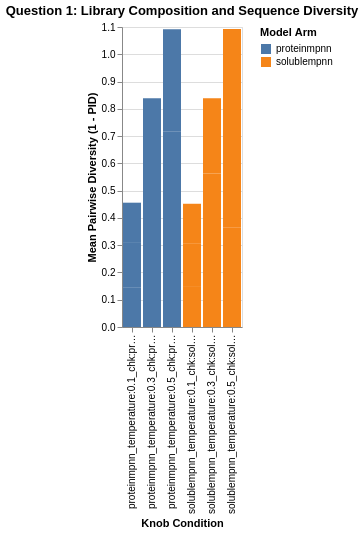

Here is the Vega-Lite specification saved for this chart:
### Vega-Lite specification from a JSON file in a GitHub repository (floating-point values rounded to 4 significant figures)
{"$schema": "https://vega.github.io/schema/vega-lite/v5.json", "data": {"values": [{"arm": "proteinmpnn", "composition_entropy": 3.989, "condition": "proteinmpnn_temperature:0.1_chk:proteinmpnn_v_48_020", "diversity": 0.1459, "duplicate_rate": 0.0, "flags": {}, "manifest_row_hash": "ubq_unit_001_proteinmpnn_t0.1_s1001", "nll": 1.278, "perplexity": 3.588, "positional_entropy": 0.3996, "recovery": 0.9243, "recovery_margin": 0.7615, "recovery_shuffled": 0.1628, "seed": 1001}, {"arm": "proteinmpnn", "composition_entropy": 3.975, "condition": "proteinmpnn_temperature:0.1_chk:proteinmpnn_v_48_020", "diversity": 0.1624, "duplicate_rate": 0.0, "flags": {}, "manifest_row_hash": "ubq_unit_002_proteinmpnn_t0.1_s1002", "nll": 1.258, "perplexity": 3.517, "positional_entropy": 0.4451, "recovery": 0.9153, "recovery_margin": 0.7525, "recovery_shuffled": 0.1628, "seed": 1002}, {"arm": "proteinmpnn", "composition_entropy": 4.001, "condition": "proteinmpnn_temperature:0.1_chk:proteinmpnn_v_48_020", "diversity": 0.1475, "duplicate_rate": 0.0, "flags": {}, "manifest_row_hash": "ubq_unit_003_proteinmpnn_t0.1_s1003", "nll": 1.331, "perplexity": 3.783, "positional_entropy": 0.4056, "recovery": 0.9235, "recovery_margin": 0.7681, "recovery_shuffled": 0.1554, "seed": 1003}, {"arm": "proteinmpnn", "composition_entropy": 4.031, "condition": "proteinmpnn_temperature:0.3_chk:proteinmpnn_v_48_020", "diversity": 0.2789, "duplicate_rate": 0.0, "flags": {}, "manifest_row_hash": "ubq_unit_004_proteinmpnn_t0.3_s1001", "nll": 1.424, "perplexity": 4.155, "positional_entropy": 0.7721, "recovery": 0.8495, "recovery_margin": 0.6949, "recovery_shuffled": 0.1546, "seed": 1001}, {"arm": "proteinmpnn", "composition_entropy": 4.079, "condition": "proteinmpnn_temperature:0.3_chk:proteinmpnn_v_48_020", "diversity": 0.2781, "duplicate_rate": 0.0, "flags": {}, "manifest_row_hash": "ubq_unit_005_proteinmpnn_t0.3_s1002", "nll": 1.391, "perplexity": 4.021, "positional_entropy": 0.7792, "recovery": 0.8487, "recovery_margin": 0.6974, "recovery_shuffled": 0.1513, "seed": 1002}, {"arm": "proteinmpnn", "composition_entropy": 4.081, "condition": "proteinmpnn_temperature:0.3_chk:proteinmpnn_v_48_020", "diversity": 0.2821, "duplicate_rate": 0.0, "flags": {}, "manifest_row_hash": "ubq_unit_006_proteinmpnn_t0.3_s1003", "nll": 1.386, "perplexity": 4.0, "positional_entropy": 0.7918, "recovery": 0.8479, "recovery_margin": 0.6998, "recovery_shuffled": 0.148, "seed": 1003}, {"arm": "proteinmpnn", "composition_entropy": 4.097, "condition": "proteinmpnn_temperature:0.5_chk:proteinmpnn_v_48_020", "diversity": 0.37, "duplicate_rate": 0.0, "flags": {}, "manifest_row_hash": "ubq_unit_007_proteinmpnn_t0.5_s1001", "nll": 1.481, "perplexity": 4.395, "positional_entropy": 1.056, "recovery": 0.7944, "recovery_margin": 0.6505, "recovery_shuffled": 0.1439, "seed": 1001}, {"arm": "proteinmpnn", "composition_entropy": 4.076, "condition": "proteinmpnn_temperature:0.5_chk:proteinmpnn_v_48_020", "diversity": 0.3459, "duplicate_rate": 0.0, "flags": {}, "manifest_row_hash": "ubq_unit_008_proteinmpnn_t0.5_s1002", "nll": 1.507, "perplexity": 4.515, "positional_entropy": 0.985, "recovery": 0.8076, "recovery_margin": 0.653, "recovery_shuffled": 0.1546, "seed": 1002}, {"arm": "proteinmpnn", "composition_entropy": 4.104, "condition": "proteinmpnn_temperature:0.5_chk:proteinmpnn_v_48_020", "diversity": 0.3754, "duplicate_rate": 0.0, "flags": {}, "manifest_row_hash": "ubq_unit_009_proteinmpnn_t0.5_s1003", "nll": 1.527, "perplexity": 4.606, "positional_entropy": 1.066, "recovery": 0.7895, "recovery_margin": 0.648, "recovery_shuffled": 0.1414, "seed": 1003}, {"arm": "solublempnn", "composition_entropy": 3.969, "condition": "solublempnn_temperature:0.1_chk:solublempnn_v_48_020", "diversity": 0.1469, "duplicate_rate": 0.0, "flags": {}, "manifest_row_hash": "ubq_unit_010_solublempnn_t0.1_s1001", "nll": 1.428, "perplexity": 4.169, "positional_entropy": 0.402, "recovery": 0.9235, "recovery_margin": 0.7607, "recovery_shuffled": 0.1628, "seed": 1001}, {"arm": "solublempnn", "composition_entropy": 3.963, "condition": "solublempnn_temperature:0.1_chk:solublempnn_v_48_020", "diversity": 0.1604, "duplicate_rate": 0.0, "flags": {}, "manifest_row_hash": "ubq_unit_011_solublempnn_t0.1_s1002", "nll": 1.408, "perplexity": 4.086, "positional_entropy": 0.4379, "recovery": 0.9161, "recovery_margin": 0.7541, "recovery_shuffled": 0.162, "seed": 1002}, {"arm": "solublempnn", "composition_entropy": 3.998, "condition": "solublempnn_temperature:0.1_chk:solublempnn_v_48_020", "diversity": 0.1445, "duplicate_rate": 0.0, "flags": {}, "manifest_row_hash": "ubq_unit_012_solublempnn_t0.1_s1003", "nll": 1.481, "perplexity": 4.396, "positional_entropy": 0.3969, "recovery": 0.9252, "recovery_margin": 0.7689, "recovery_shuffled": 0.1562, "seed": 1003}, {"arm": "solublempnn", "composition_entropy": 4.012, "condition": "solublempnn_temperature:0.3_chk:solublempnn_v_48_020", "diversity": 0.2791, "duplicate_rate": 0.0, "flags": {}, "manifest_row_hash": "ubq_unit_013_solublempnn_t0.3_s1001", "nll": 1.574, "perplexity": 4.827, "positional_entropy": 0.7722, "recovery": 0.8495, "recovery_margin": 0.699, "recovery_shuffled": 0.1505, "seed": 1001}, {"arm": "solublempnn", "composition_entropy": 4.047, "condition": "solublempnn_temperature:0.3_chk:solublempnn_v_48_020", "diversity": 0.2838, "duplicate_rate": 0.0, "flags": {}, "manifest_row_hash": "ubq_unit_014_solublempnn_t0.3_s1002", "nll": 1.541, "perplexity": 4.671, "positional_entropy": 0.7957, "recovery": 0.8454, "recovery_margin": 0.6965, "recovery_shuffled": 0.1488, "seed": 1002}, {"arm": "solublempnn", "composition_entropy": 4.032, "condition": "solublempnn_temperature:0.3_chk:solublempnn_v_48_020", "diversity": 0.2762, "duplicate_rate": 0.0, "flags": {}, "manifest_row_hash": "ubq_unit_015_solublempnn_t0.3_s1003", "nll": 1.536, "perplexity": 4.647, "positional_entropy": 0.7725, "recovery": 0.8512, "recovery_margin": 0.7023, "recovery_shuffled": 0.1488, "seed": 1003}, {"arm": "solublempnn", "composition_entropy": 4.055, "condition": "solublempnn_temperature:0.5_chk:solublempnn_v_48_020", "diversity": 0.3659, "duplicate_rate": 0.0, "flags": {}, "manifest_row_hash": "ubq_unit_016_solublempnn_t0.5_s1001", "nll": 1.631, "perplexity": 5.106, "positional_entropy": 1.041, "recovery": 0.7969, "recovery_margin": 0.6505, "recovery_shuffled": 0.1464, "seed": 1001}, {"arm": "solublempnn", "composition_entropy": 4.07, "condition": "solublempnn_temperature:0.5_chk:solublempnn_v_48_020", "diversity": 0.3458, "duplicate_rate": 0.0, "flags": {}, "manifest_row_hash": "ubq_unit_017_solublempnn_t0.5_s1002", "nll": 1.657, "perplexity": 5.245, "positional_entropy": 0.9865, "recovery": 0.8084, "recovery_margin": 0.653, "recovery_shuffled": 0.1554, "seed": 1002}, {"arm": "solublempnn", "composition_entropy": 4.086, "condition": "solublempnn_temperature:0.5_chk:solublempnn_v_48_020", "diversity": 0.3812, "duplicate_rate": 0.0, "flags": {}, "manifest_row_hash": "ubq_unit_018_solublempnn_t0.5_s1003", "nll": 1.677, "perplexity": 5.351, "positional_entropy": 1.089, "recovery": 0.7854, "recovery_margin": 0.6406, "recovery_shuffled": 0.1447, "seed": 1003}]}, "description": "Diversity, positional entropy, and target recovery across conditions.", "encoding": {"color": {"field": "arm", "title": "Model Arm", "type": "nominal"}, "x": {"field": "condition", "title": "Knob Condition", "type": "nominal"}, "y": {"field": "diversity", "title": "Mean Pairwise Diversity (1 - PID)", "type": "quantitative"}}, "mark": {"tooltip": true, "type": "bar"}, "title": "Question 1: Library Composition and Sequence Diversity", "transform": [{"filter": "isValid(datum.diversity) && datum.diversity != null"}]}
